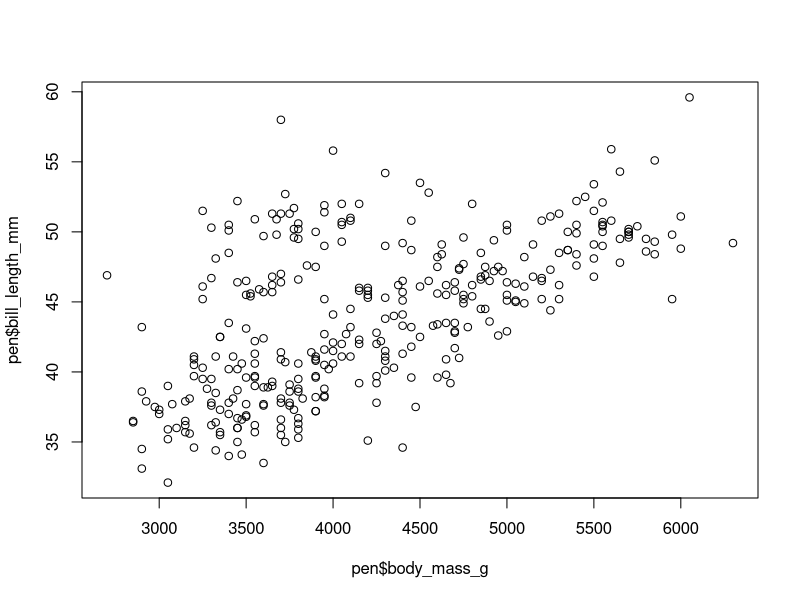
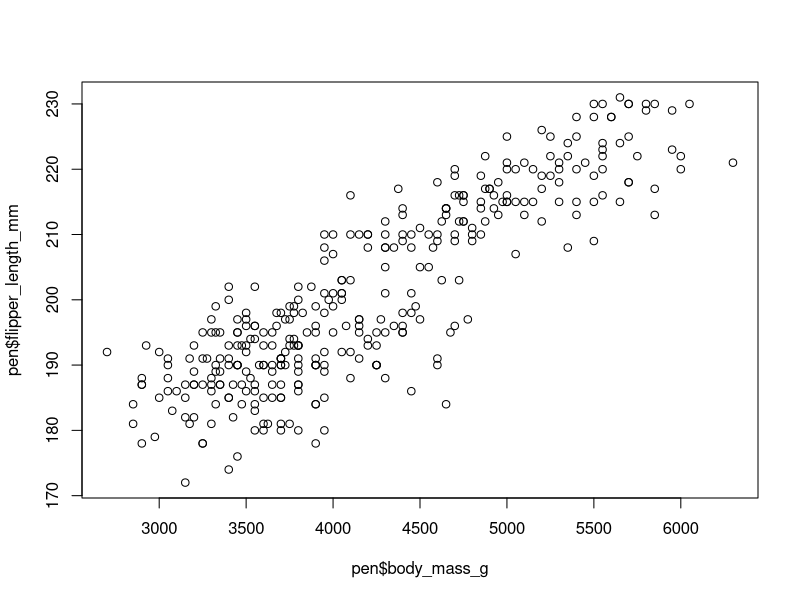
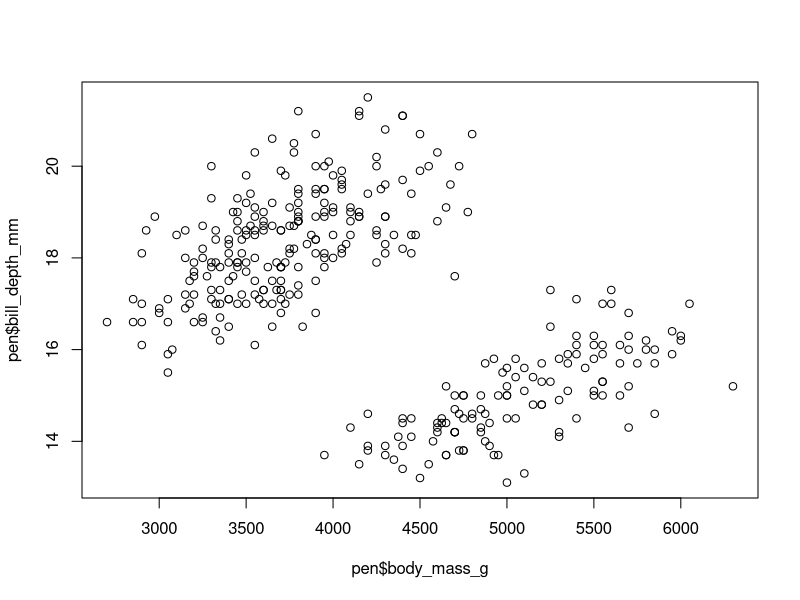
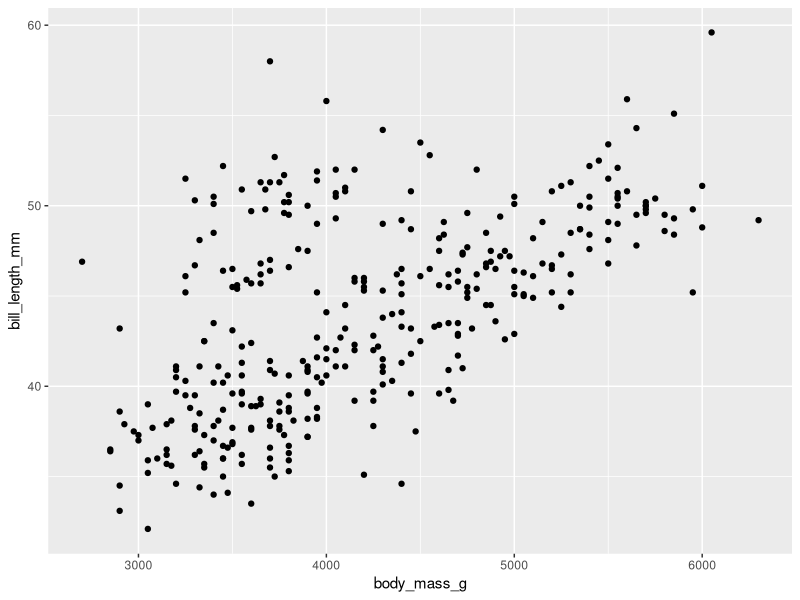
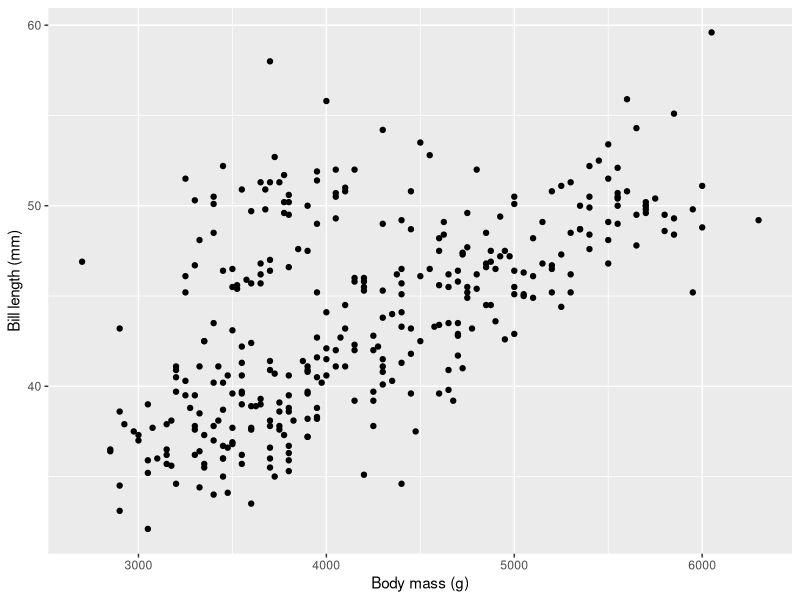
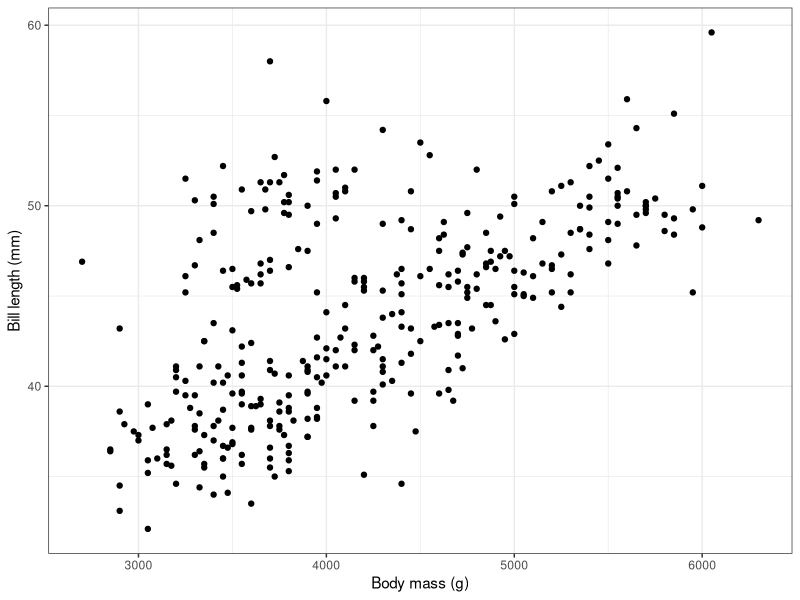
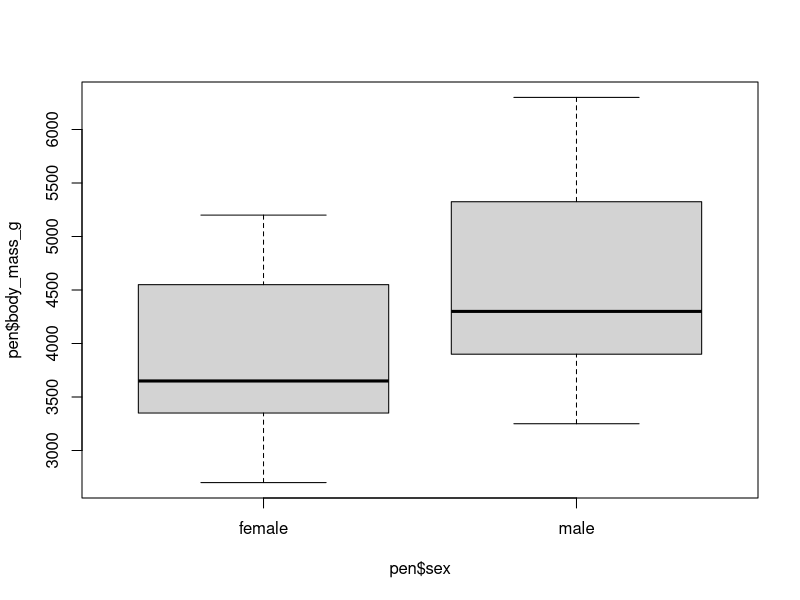
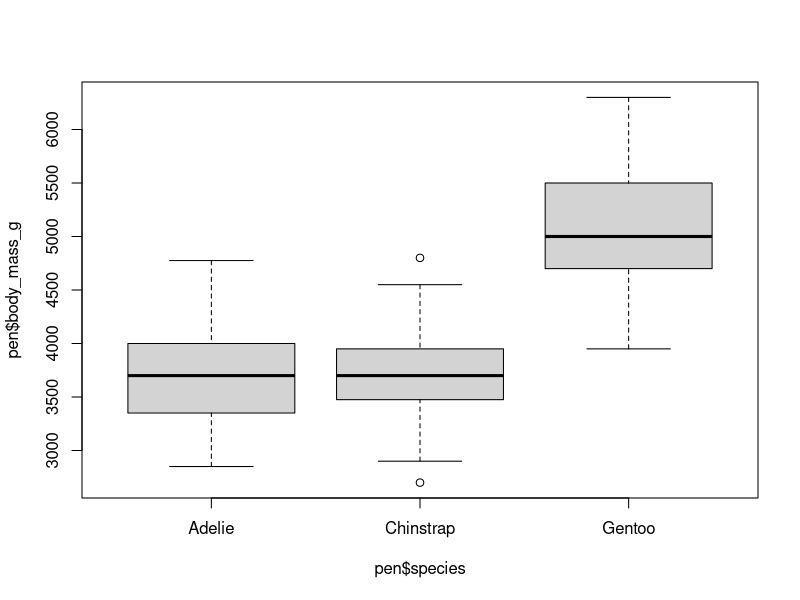

Generate these figures, in order, with R:
####------------------------------------------------------------------------####
## EXAMPLE SCRIPT FOR NATURAL RESOURCE SAMPLING
# November 2024
# Brought to you in 4-D
# Dan Johnson
# Denver Cayetano
# Diego Rocha
# D. Alex Bowers
####------------------------------------------------------------------------####

####---- OBJECTIVES ------------------------------------------------------------

# You will get an introduction into how to:
 # Create objects
 # View, explore and subset data
 # Create scatter and box plots with base R and ggplot
 # Conduct T-test, ANOVA and 
 # Linear regression and view results

#### ####

####---- TIPS AND TRICKS -------------------------------------------------------  

# Hash tags allow you to comment. 
# this way R doesn't mistake it for code or a function

#### Multiple hash tags allow creation 
# of collapsible sections in the code ####

# CTRL + ENTER allow you to run a line of code

# this symbol <- allows you to assign an object

# functions end with () just like Excel 

# We can use the dollar sign $ to select 
# a particular column from data e.g. pen$species

# Shorter object names saves time typing and reduces typing errors
# Only use an object name once


####---- LOAD PACKAGES/LIBRARIES -----------------------------------------------

# Libraries/package have pre-made tools/functions
# that help us to work with data and make figures
# Some functions are built into R and require no libraries/packages

library(ggplot2)  # for making figures
library(palmerpenguins) # Gives us the data


####---- LOAD DATA -------------------------------------------------------------

# Let's load some data
# We will use data about penguins 
# from the palmerpenguins package above

 # import penguins data & shorten to "pen" 
 # to avoid misspelling pequins

pen <- penguins


####---- EXPLORE THE DATA ------------------------------------------------------

# We will look at the object 'pen' with the 'View' function

View(pen)

head(pen) # gives you the first six rows of the dataset
tail(pen) # gives you the last six rows of the dataset
names(pen) # gives you the names of the columns in your dataset

# Let's look at the number of individuals per species on each island
table(pen$species, pen$island) # which species occur on which islands?

# Let's summarize all the columns with the summary function
summary(pen)

# Calculate max, min, mean, and median body mass 
max(pen$body_mass_g, na.rm = TRUE)
min(pen$body_mass_g, na.rm = TRUE)
mean(pen$body_mass_g, na.rm = TRUE)
median(pen$body_mass_g, na.rm = TRUE)

# na.rm = TRUE makes the function ignore all the NA values

####--- VISUALIZE THE DATA: SCATTER PLOTS --------------------------------------
# the plot function create scatter plots of two variables

# scatter plot of body mass vs bill length
plot(pen$body_mass_g, pen$bill_length_mm) 

# scatter plot of body mass vs flipper length
plot(pen$body_mass_g, pen$flipper_length_mm) 

# scatter plot of body mass vs bill depth
plot(pen$body_mass_g, pen$bill_depth_mm) 

# Remember the ggplot2 package? This gives prettier figures
ggplot(data = pen, aes(x = body_mass_g, y = bill_length_mm)) +
  geom_point() 




ggplot(data = pen, aes(x = body_mass_g, y = bill_length_mm)) +
  geom_point() + # make the points
  labs(x = "Body mass (g)", y = "Bill length (mm)")




ggplot(data = pen, aes(x = body_mass_g, y = bill_length_mm)) +
  geom_point() + # make the points
  labs(x = "Body mass (g)", y = "Bill length (mm)")+ # labels
  theme_bw()  # the theme is the style of the plot
              
  


####--- VISUALIZE THE DATA: BOX PLOTS ----####

# The 'boxplot' function creates box plots
# of a continuous variable by groups

# box plot of body mass by sex
boxplot(pen$body_mass_g ~ pen$sex) 

# box plot of body mass by species and interactions
boxplot(pen$body_mass_g ~ pen$species) 
# multiple categorical variables are possible
boxplot(pen$body_mass_g ~ pen$sex*pen$species)
boxplot(pen$body_mass_g ~ pen$sex*pen$species*pen$island)

# A nicer plot with ggplot 
ggplot(data = pen, aes(x = species, y = body_mass_g)) +
  geom_boxplot() +
  labs(x = "Species", y = "Body mass (g)")+ # label axes
  theme_classic()

# you can make complicated figures quickly with ggplot
ggplot(pen, aes(x = sex, y = body_mass_g))+
  geom_boxplot()+
  labs(x = "Sex", y = "Body mass (g)")+ # label axes
  facet_grid(species~island)+
  theme_light()



####---- DATA ANALYSIS: T-TEST ----####

# Adelie penguins occur on all islands
table(pen$species, pen$island)

# Question
# Do Adelie penguins differ in weight by sex?
# We can answer this with a T-test

# Let's subset the data only for Adelie penguins
# and make it a different object
# this is like making a new worksheet in Excel

adel <- subset(pen, pen$species == 'Adelie' & !is.na(pen$sex))
# look in the Environment tab


# for the t-test we need the males and females seperated
# subset data for males
male_adel <- subset(adel, adel$sex=='male') 

# subset data for females
female_adel <- subset(adel, adel$sex=='female') 

# Test for differences with T-test
t.test(x = male_adel$body_mass_g, y = female_adel$body_mass_g) 

# is there a significant difference?

# let's visualize this with boxplots
ggplot(adel, aes(y = body_mass_g, x = sex))+
  geom_boxplot()+
  theme_classic()

####---- DATA ANALYSIS: ANOVA ----####

# Does the weight of male Adelie penguins differ by island?

ggplot(male_adel, aes(x = island, y = body_mass_g))+
  geom_boxplot() +
  labs(x = 'Island', y = "Body mass (g)") +
  theme_bw()


# Let's test with an ANOVA -- can be written two ways
anova_mod <- aov(male_adel$body_mass_g ~ male_adel$island) 

anova_mod <- aov(body_mass_g ~ island, data = male_adel)

summary(anova_mod) # Is there a significant difference?


# Remember that complicated Tukey post-hoc test in excel?
TukeyHSD(anova_mod)


#What if we looked at the difference among species?
anova_mod2 <- aov(pen$body_mass_g ~ pen$species) 
summary(anova_mod2) # Is there a significant difference?

# Which ones are different?
TukeyHSD(anova_mod2)


####---- DATA ANALYSIS: LINEAR REGRESSION ----####

# Is there a relationship between body mass and 
# flipper length in female Adelie penguins?

# scatter plot of body mass vs bill length
plot(female_adel$body_mass_g,
     female_adel$bill_length_mm) 

# Let's test the relationship with a regression

regression_mod <- lm(body_mass_g ~ flipper_length_mm,
                     data = female_adel)

summary(regression_mod) # Is there a significant relationship?

ggplot(female_adel, aes(x = flipper_length_mm, y = body_mass_g)) +
  geom_point() +
  geom_smooth(method = 'lm') + # this adds a trendline like in Excel
  labs(x = "Flipper length (mm)", y = "Body mass (g)") +
  theme_bw()




####---- COOL CUSTOM GRAPHS WITH GGPLOT -----------------------------------------------

# ggplot gives you an array of possibilities when plotting, you can change the points 
# size, shape, colors, the plot theme. Let's try something different. 

ggplot(data = pen, aes(x = flipper_length_mm, y = body_mass_g)) +
  geom_point(color = "grey20", 
             size = 2,
             alpha = 0.5) +  # scatter plot of points
  geom_smooth(method = "lm", 
              se = FALSE, 
              color = "red", 
              size = 1.5) +  # add regression line
  labs(#title = "Flipper Length vs Body Mass",
       x = "Flipper Length (mm)", 
       y = "Body Mass (g)") + 
  #facet_wrap(sex~island)+
  theme_minimal()  # minimal theme for a cleaner look


# Create the second plot (Flipper Length vs Body Mass) with different customization
ggplot(data = pen, aes(x = flipper_length_mm, y = body_mass_g)) +
  # Change the point shape to a triangle and set the color to blue
  geom_point(shape = 17, color = "steelblue", size = 4) +  
  # Add the regression line with a thicker, dashed orange line
  geom_smooth(method = "lm", se = FALSE, color = "orange", size = 1.5, linetype = "dashed") +  
  # Customize the labels and title with a more bold font
  labs(title = "Flipper Length vs Body Mass", 
       x = "Flipper Length (mm)", 
       y = "Body Mass (g)") + 
  theme_classic() +  # Change to classic theme (there's other possibilities as well)
  # Customize the font and size of the axis labels and title
  theme(axis.title = element_text(size = 14, face = "bold"), 
        axis.text = element_text(size = 12), 
        plot.title = element_text(size = 16, face = "bold", hjust = 0.5))






#### FROM DENVER -- I think below should be removed. I think subsetting model coefs, 
# pasting and adding annotations adds a lot more function and arguments that will create confusion

# RUNNING THE REGRESSION
# For this example, we are going to run try to estimate body mass from bill length 

regression1 <- lm(body_mass_g ~ bill_length_mm, data = pen)
# lm is the built-in 
# function for linear model, the first argument defines 
# the response variable, the second argument defines 
# the explanatory variable, and the data argument
# tells what data is going to be used 

# SUMMARY OF THE REGRESSION
# This will give you your intercept, slope, p-value, along with some additional stats
summary(regression1) 

# PLOTTING
# This will plot a scatterplot on the plots pane
plot(pen$bill_length_mm, pen$body_mass_g,
     main = "Bill Length vs Body Mass",
     xlab = "Bill Length (mm)", ylab = "Body Mass (g)",
     pch = 19, col = "black")

# Add the regression line to the plot
abline(regression1, col = "red", lwd = 2) # lwd defines the line width

# Add the regression equation and R-squared to the plot
# We will extract the slope and intercept from the regression using the functions below
intercept1 <- coef(regression1)[1]
slope1 <- coef(regression1)[2]
r_squared1 <- summary(regression1)$r.squared

# Create a label with the equation and R-squared (this is the label that is going on the plot)
equation1 <- paste("y = ", round(intercept1, 2), " + ", round(slope1, 2), "x", sep = "")
r2_label1 <- paste("R² = ", round(r_squared1, 2), sep = "")

# Now we can plot this on the scattterplot using x and y coordinates
text(x = 35, y = 6000, labels = equation1, col = "black", cex = 0.8) # x and y can be adjusted
text(x = 35, y = 5800, labels = r2_label1, col = "black", cex = 0.8)


# Now let's try another regression model using flipper length to predict body mass
regression2 <- lm(body_mass_g ~ flipper_length_mm, data = pen)

# Summary of the second model
summary(regression2)

# Extract the equation and R-squared value for the second model
intercept2 <- coef(regression2)[1]
slope2 <- coef(regression2)[2]
r_squared2 <- summary(regression2)$r.squared

# Create a label with the equation and R-squared (this is the label that is going on the plot)
equation2 <- paste("y = ", round(intercept2, 2), " + ", round(slope2, 2), "x", sep = "")
r2_label2 <- paste("R² = ", round(r_squared2, 2), sep = "")

# For this plot, we are going to use ggplot instead of base R
ggplot(pen, aes(x = flipper_length_mm, y = body_mass_g)) +
  geom_point(color = "darkgreen", size = 3) +  # scatter plot of points
  geom_smooth(method = "lm", se = FALSE, color = "red", size = 1.5) +  # add regression line
  labs(title = "Flipper Length vs Body Mass",
       x = "Flipper Length (mm)", y = "Body Mass (g)") + 
  theme_minimal() +  # minimal theme for a cleaner look
  # Add the regression equation and R-squared to the plot
  annotate("text", x = 190, y = 6000, label = equation2, color = "black", size = 4) + 
  annotate("text", x = 190, y = 5800, label = r2_label2, color = "black", size = 4)

# ggplot gives you an array of possibilities when plotting, you can change the points 
# size, shape, colors, the plot theme. Let's try something different. 


# Create the second plot (Flipper Length vs Body Mass) with different customizations
ggplot(pen, aes(x = flipper_length_mm, y = body_mass_g)) +
  # Change the point shape to a triangle and set the color to blue
  geom_point(shape = 17, color = "steelblue", size = 4) +  
  # Add the regression line with a thicker, dashed orange line
  geom_smooth(method = "lm", se = FALSE, color = "orange", size = 1.5, linetype = "dashed") +  
  # Customize the labels and title with a more bold font
  labs(title = "Flipper Length vs Body Mass", 
       x = "Flipper Length (mm)", y = "Body Mass (g)") + 
  theme_classic() +  # Change to classic theme (there's other possibilities as well)
  # Customize the font and size of the axis labels and title
  theme(axis.title = element_text(size = 14, face = "bold"), 
        axis.text = element_text(size = 12), 
        plot.title = element_text(size = 16, face = "bold", hjust = 0.5)) + 
  # Add the regression equation and R-squared value
  annotate("text", x = 190, y = 6000, label = equation2, color = "black", size = 4) + 
  annotate("text", x = 190, y = 5800, label = r2_label2, color = "black", size = 4)




####---- ONLINE RESOURCES TO LEARN R -------------------------------------------

# https://ourcodingclub.github.io/tutorials
# https://swirlstats.com/

